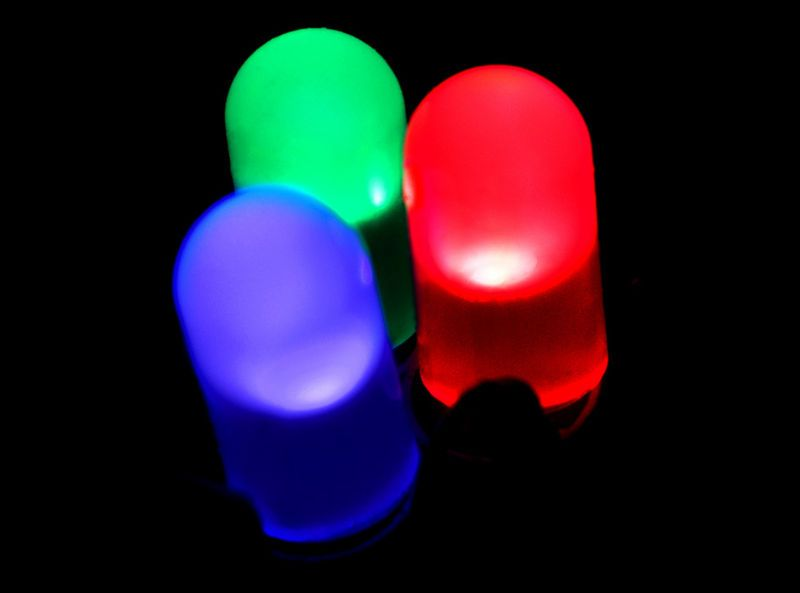
#> input picture Python/images/ColorBlobs.jpg, 800 x 593 px; its folder holds only this picture in this run
$ python colorChange.py   (Python 2 division)
#> lines starting #> are read from the running program, lines starting #| are printed output that depends on the picture; after the words box and inside, x2 and y2 are one past the last pixel; in counts of white or black regions, pixels touching at a corner belong together
import cv2
import numpy as np
import time
import sys
from tkFileDialog import askopenfilename

def getColor(event,x,y,flags,param):
	if event == cv2.EVENT_LBUTTONUP:
		[h,s,v] = imageHSV[y,x]
		print 'Click at [%d %d %d]' % (h, s, v)
	else:
		pass

def hue(position):
	global flag, hue
	hue = position
	flag = 1

def saturationMin(position):
	global flag, min_saturation
	min_saturation = position
	flag = 1

def saturationMax(position):
	global flag, max_saturation
	max_saturation = position
	flag = 1

def valueMin(position):
	global flag, min_value
	min_value = position
	flag = 1

def valueMax(position):
	global flag, max_value
	max_value = position
	flag = 1

def binarize(image):
	high_hue = hue + color_interval
	low_hue = hue - color_interval
	high_color = np.array((high_hue, max_saturation, max_value))
	low_color = np.array((low_hue, min_saturation, min_value))
	image2 = cv2.inRange(imageHSV, low_color, high_color)
	print 'Binarize', low_hue, high_hue, min_saturation, max_saturation, min_value, max_value
	return image2

#######   Main   #######

filename = askopenfilename(initialdir="/home/pi/Desktop/Robotique/images/") # show an "Open" dialog box and return the path to the selected file
#> the answer given: images/ColorBlobs.jpg

#Create window
cv2.namedWindow('original')
cv2.moveWindow('original', 150, 50)
cv2.namedWindow('BW')
cv2.moveWindow('BW', 150, 650)


# create trackbars for color change
cv2.createTrackbar('H','original',0,179,hue)
cv2.createTrackbar('Smin','original',0,255,saturationMin)
cv2.createTrackbar('Smax','original',0,255,saturationMax)
cv2.createTrackbar('Vmin','original',0,255,valueMin)
cv2.createTrackbar('Vmax','original',0,255,valueMax)

cv2.setMouseCallback('original',getColor)

#Prepare image
imageRGB = cv2.imread(filename)
#> imageRGB is the input picture: shape (593, 800, 3); mean B, G, R 39.2, 24.4, 35.1
imageRGB = cv2.copyMakeBorder(imageRGB,10,10,10,10,cv2.BORDER_CONSTANT,value=[0,0,0])
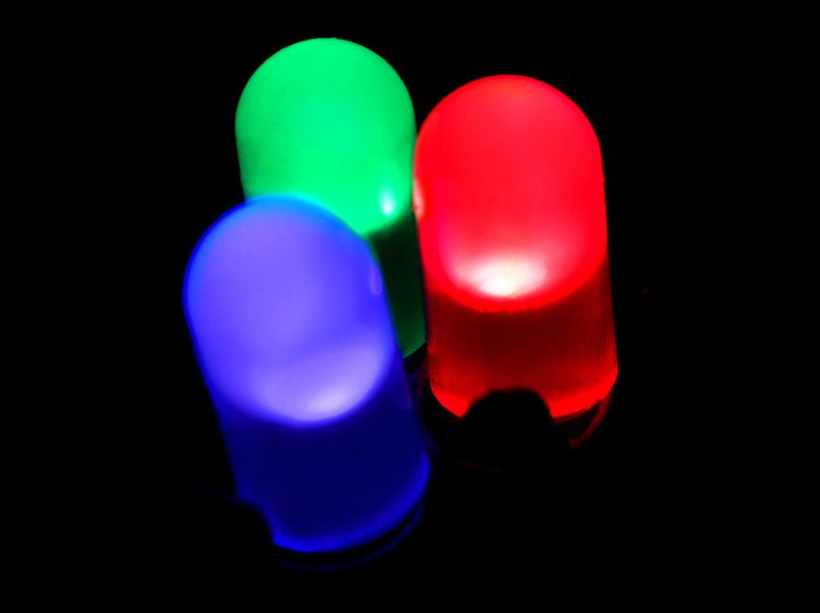
#> imageRGB: shape (613, 820, 3); mean B, G, R 37, 23, 33.1
imageHSV = cv2.cvtColor(imageRGB, cv2.COLOR_BGR2HSV)
#> imageHSV: shape (613, 820, 3); mean H, S, V 38, 80.4, 63.1
cv2.imshow('original',imageRGB)

flag = 0
color_interval = 6
hue = 9 #orange
min_saturation = 100
max_saturation = 255
min_value = 100
max_value = 255

cv2.setTrackbarPos('H','original',hue)
cv2.setTrackbarPos('Smin','original',min_saturation)
cv2.setTrackbarPos('Smax','original',max_saturation)
cv2.setTrackbarPos('Vmin','original',min_value)
cv2.setTrackbarPos('Vmax','original',max_value)

imageBW = binarize(imageHSV)
#> in binarize, `image2 = cv2.inRange(imageHSV, low_color, high_color)`:
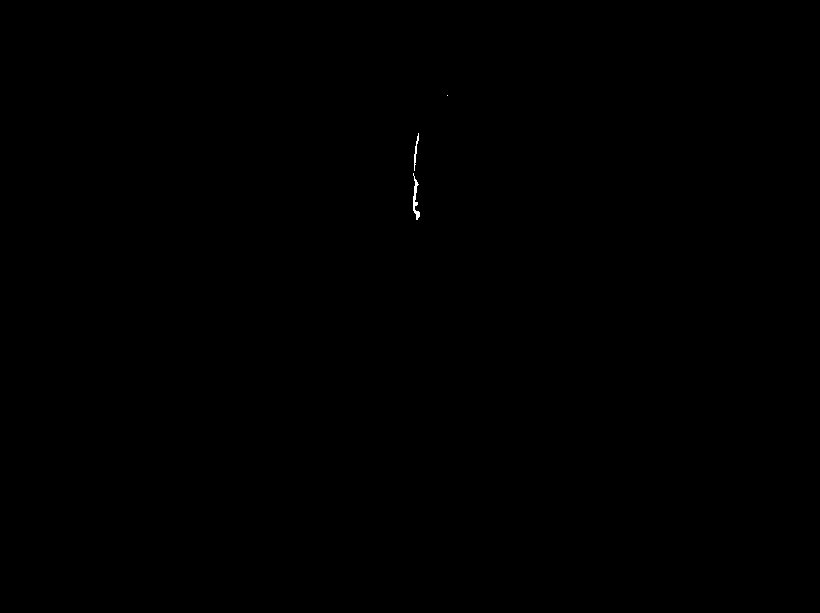
#> image2: shape (613, 820); 0.04% white in thin lines or dots, all inside (x1, y1, x2, y2) = (413, 95, 448, 220)
cv2.imshow('BW',imageBW)

while(1):
	if flag == 1:
		imageBW = binarize(imageHSV)
		imageBW = 255-imageBW #Invert color: detector needs black blobs, ie. background is white
		kernel = np.ones((3, 3))
		imageBW = cv2.dilate(imageBW,kernel) #remove small blob
		imageBW = cv2.erode(imageBW,kernel)#fill small holes
		cv2.imshow('BW',imageBW)
		flag = 0

	time.sleep(0.05)
	k = cv2.waitKey(1) & 0xFF
#> (key Esc is pressed here)
	if k == 27: # Esc key to stop
		break

cv2.destroyAllWindows()
